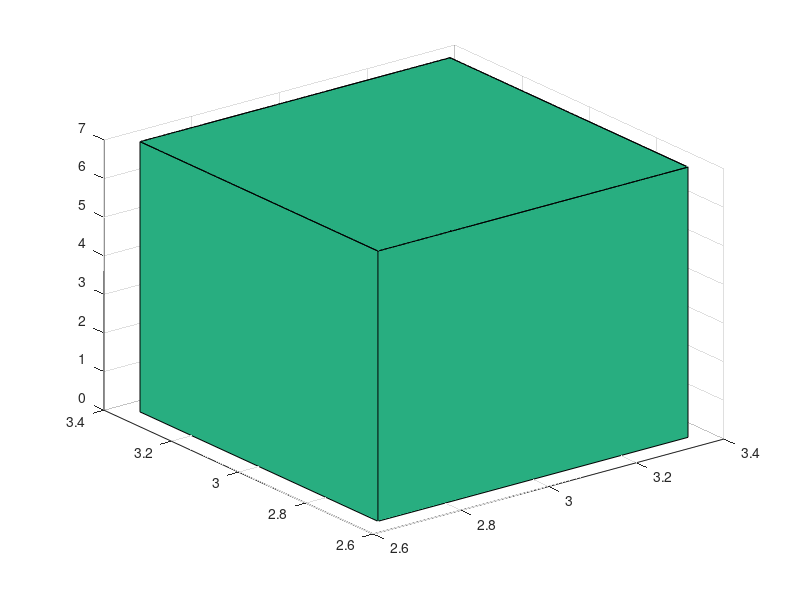

The MATLAB source for this figure:
%# Your data
Z = [2 3 4
    8 4 10
    5 6 7];


%# the "nominal" bar (adjusted from cylinder())
n = 4;
r = [0.5; 0.5];
m = length(r);
theta = (0:n)/n*2*pi + pi/4;

sintheta = sin(theta); sintheta(end) = sqrt(2)/2;

x0 = r * cos(theta);
y0 = r * sintheta;
z0 = (0:m-1)'/(m-1) * ones(1,n+1);

%# get data for current colormap
map = colormap;
Mz = max(Z(:));
mz = min(Z(:));

% Each "bar" is 1 surf and 1 patch
for ii = 1:size(Z,1)
    for jj = 1:size(Z,2)

        % Get color (linear interpolation through current colormap)
        cI = (Z(ii,jj)-mz)*(size(map,1)-1)/(Mz-mz) + 1;
        fC = floor(cI);
        cC = ceil(cI);
        color = map(fC,:) + (map(cC,:) - map(fC,:)) * (cI-fC);

        % Translate and rescale the nominal bar
        x = x0+ii;
        y = y0+jj;
        z = z0*Z(ii,jj);

        % Draw the bar
        surf(x,y,z, 'Facecolor', color)
        patch(x(end,:), y(end,:), z(end,:), color)

    end
end
